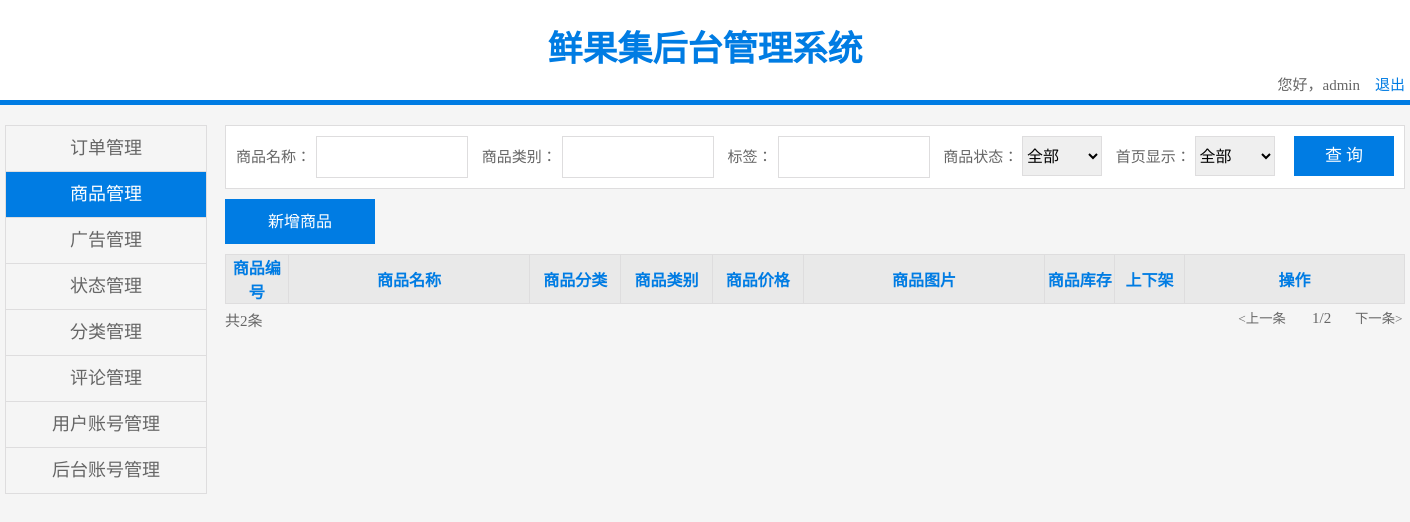
Before: /admin/product.php with the older database file.
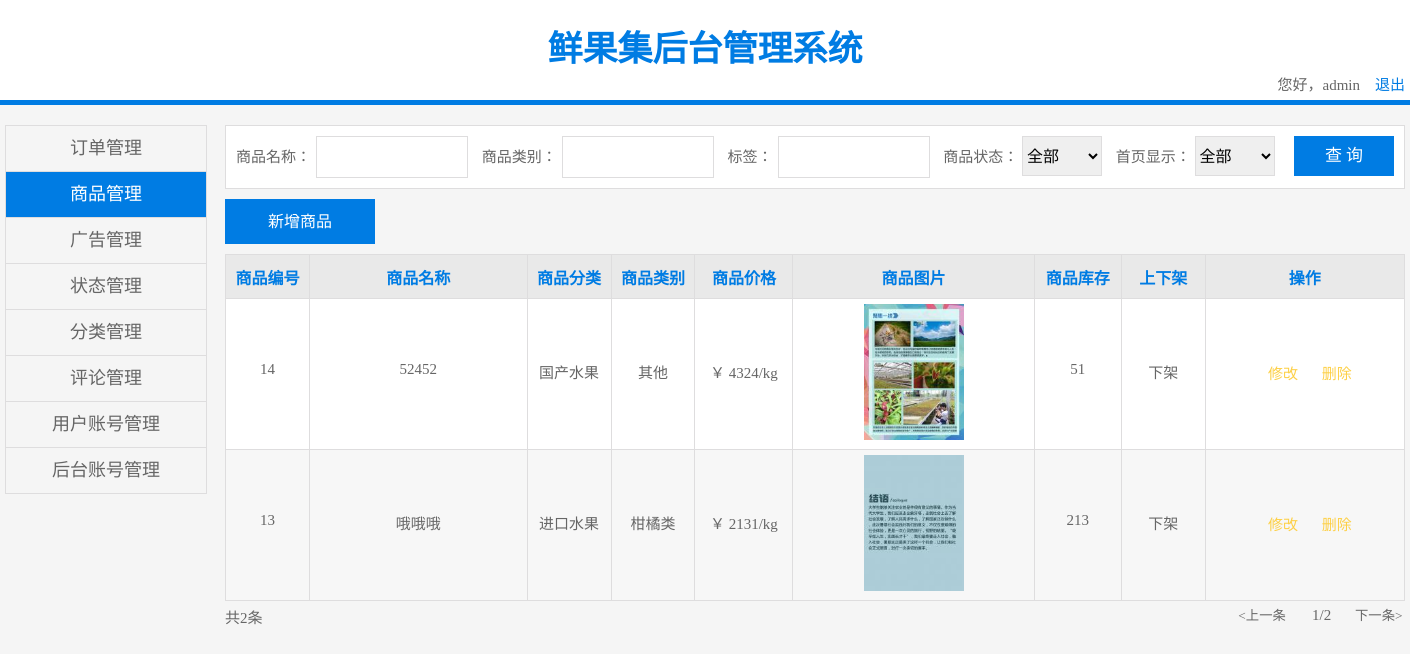
After: the same page with the newer database file.
### tables this page shows
CREATE TABLE `shop` (
  `id` int(10) unsigned NOT NULL AUTO_INCREMENT,
  `name` varchar(50) NOT NULL,
  `img` varchar(50) NOT NULL,
  `price` float NOT NULL,
  `stock` int(11) NOT NULL,
  `brand_id` int(11) NOT NULL,
  `shelf` tinyint(4) NOT NULL DEFAULT '1',
  PRIMARY KEY (`id`)
);

CREATE TABLE `class` (
  `id` int(10) unsigned NOT NULL AUTO_INCREMENT,
  `name` varchar(50) NOT NULL,
  PRIMARY KEY (`id`)
);

CREATE TABLE `brand` (
  `id` int(10) unsigned NOT NULL AUTO_INCREMENT,
  `name` varchar(50) NOT NULL,
  `class_id` int(11) NOT NULL,
  PRIMARY KEY (`id`)
);

### admin/product.php (the view, shortened to what this page needs)
<?php
    $sql = "select shop.*, brand.name bname, class.name cname from shop, brand, class where brand.class_id=class.id and shop.brand_id=brand.id";
    $rst = mysql_query($sql);
?>
<!DOCTYPE html>
<html lang="en">
<head>
    <link href="css/public.css" type="text/css" rel="stylesheet"/>
    <link href="css/product.css" type="text/css" rel="stylesheet"/>
</head>
<body>
    <div class="header">
        <div class="header_size">
            <p class="header_title">鲜果集后台管理系统 </p>
            <span class="header_exit">您好，admin&nbsp;&nbsp;&nbsp; <a href="#">退出</a></span>
        </div>
    </div>
    <div class="content">
        <div class="con_con">
            <ul class="nav">
            <li><a href="#">订单管理</a></li>
                <li><a href="product.php" class="active">商品管理</a></li>
                <li><a href="#">广告管理</a></li>
                <li><a href="status.php">状态管理</a></li>
                <li><a href="class.php">分类管理</a></li>
                <li><a href="comment.php">评论管理</a></li>
                <li><a href="business.php">用户账号管理</a></li>
                <li><a href="#">后台账号管理</a></li>
            </ul>
            <div class="right">
                <div class="query">
                    <span class="shop">商品名称：</span><input type="text">
                    <span>商品类别：</span><input type="text">
                    <span>标签：</span><input type="text">
                    <span>商品状态：</span>
                    <select>
                        <option>全部</option>
                    </select>
                    <span>首页显示：</span>
                    <select>
                        <option>全部</option>
                    </select>
                    <input type="text" value="查 询" class="submit" onfocus="this.blur()">
                </div>
                <p class="add"><input type="text" value="新增商品"  onfocus="this.blur()" class="add_newAdv"></p>
                <table class="details">
                    <tr>
                        <th class="label">商品编号</th>
                        <th class="iforma">商品名称</th>
                        <th class="dispaly">商品分类</th>
                        <th class="name">商品类别</th>
                        <th class="name">商品价格</th>
                        <th class="iforma">商品图片</th>
                        <th class="now">商品库存</th>
                        <th class="now">上下架</th>
                        <th class="opret">操作</th>
                    </tr>
                    <?php while($row=mysql_fetch_assoc($rst)){ ?>
                    <tr>
                        <td class="name"><span><?php echo $row['id']; ?></span></td>
                        <td class="iforma"><span><?php echo $row['name']; ?></span></td>
                        <td class="label"><span><?php echo $row['cname']; ?></span></td>
                        <td class="price"><span><?php echo $row['bname']; ?></span></td>
                        <td class="name"><span>￥ <?php echo $row['price']; ?>/kg</span></td>
                        <td class="now"><img src="../public/uploads/thumb_<?php echo $row['img']; ?>" style="width:100px;" /></td>
                        <td class="dispaly"><span><?php echo $row['stock']; ?></span></td>
                        <td class="dispaly">
                            <span>
                                <?php
                                    if($row['shelf']){
                                        echo '上架';
                                    }else{
                                        echo '下架';
                                    }
                                ?>
                            </span>
                        </td>
                        <td class="opret">
                            <a href="./page/shop/update.php?id=<?php echo $row['id']; ?>" class="ament">修改</a>
                            <a href="./page/shop/delete.php?id=<?php echo $row['id']; ?>&name=<?php echo $row['name']; ?>&classname=<?php echo $row['cname']; ?>&brandname=<?php echo $row['bname']; ?>&img=<?php echo $row['img']; ?>" class="Delete">删除</a>
                        </td>
                    </tr>
                    <?php } ?>
                </table>
                <div class="page">
                    <p class="left">共2条</p>
                    <p class="right">
                        <input type="text" value="<上一条" onfocus="this.blur()">
                        <span>1/2</span>
                        <input type="text" value="下一条>" onfocus="this.blur()">
                    </p>
                </div>
            </div>
        </div>
    </div>
</body>
</html>

### admin/css/public.css (style rules this page uses)
* { margin: 0; padding: 0; }
body, html { margin: 0; background-color: #f5f5f5; height: 100%; font-family: 微软雅黑; color: rgb(102, 102, 102); font-size: 15px; }
.header { width: 100%; height: 100px; line-height: 100px; background-color: #fff; margin: 0; color: #007ce3; border-bottom: 5px solid #007ce3; text-align: center; }
.header_size { width: 1400px; margin: 0 auto; display: inline-block; }
.header_size a { line-height: 10px; color: #007ce3; text-decoration: none; }
.header_exit { float: right; height: 20px; line-height: 20px; color: rgb(102, 102, 102); margin-top: -25px; }
.header .header_title { width: 688px; line-height: 100px; color: #007ce3; text-align: center; font-size: 35px; font-weight: bold; margin: 0 auto; }
.content { width: 100%; margin: 0 auto; display: inline-block; text-align: center; margin-top: 20px; margin-bottom: 50px; }
.content .con_con { width: 1400px; height: 500px; margin: 0 auto; }
.content .con_con .nav { float: left; width: 200px; border: 1px solid #deddde; font-family: 微软雅黑; border-bottom: 0; }
.content .con_con .nav li { list-style: none; width: 100%; height: 45px; text-align: center; line-height: 45px; border-bottom: 1px solid #deddde; }
.content .con_con .nav li a { display: inline-block; width: 100%; height: 100%; color: rgb(102, 102, 102); text-decoration: none; font-size: 18px; }
.content .con_con .nav li .active { color: #fff; background-color: #007ce3; }
.content .con_con .right { width: 1180px; float: right; height: 500px; margin-bottom: 50px; }
.content .con_con .right .query { padding: 10px; border: 1px solid #deddde; background-color: #fff; text-align: left; }
.content .con_con .right .query input { height: 40px; width: 200px; border: 1px solid #deddde; margin-left: 5px; }
.content .con_con .right .query select { height: 40px; font-size: 16px; border: 1px solid #deddde; width: 120px; font-family: 微软雅黑; }
.content .con_con .right .query select option { height: 30px; font-family: 微软雅黑; }
.content .con_con .right .query .submit { float: right; height: 40px; width: 100px; background-color: #007ce3; color: #fff; text-align: center; line-height: 40px; cursor: pointer; border: 0; font-size: 17px; font-family: 微软雅黑; }
.content .con_con .right .details { border-collapse: collapse; border: 1px solid #deddde; margin-top: 20px; background-color: #fff; width: 100%; }
.content .con_con .right .add { text-align: left; margin-top: 10px; }
.content .con_con .right .add input { width: 150px; height: 45px; line-height: 45px; color: #fff; background-color: #007ce3; border: 0; text-align: center; font-size: 16px; cursor: pointer; }
.content .con_con .right .details { border-collapse: collapse; border: 1px solid #deddde; margin-top: 10px; font-family: 微软雅黑; }
.content .con_con .right .details img { margin: 0 auto; margin: 5px; }
.content .con_con .right .details th { color: #007ce3; background-color: rgb(233, 233, 233); font-size: 16px; font-family: 微软雅黑; }
.content .con_con .right .details td, th { border: 1px solid #deddde; height: 43px; overflow: hidden; text-align: center; font-family: 微软雅黑; }
.content .con_con .right .details td span { min-height: 23px; max-height: 43px; overflow: hidden; padding: 0 7px; display: inline-block; }
.content .con_con .right .details a { color: rgb(254, 159, 33); text-decoration: none; font-size: 15px; width: 40px; margin-left: 10px; font-family: 微软雅黑; }
.content .con_con .right .page { display: inline-block; width: 100%; margin-top: 5px; }
.content .con_con .right .page .left { float: left; font-family: 微软雅黑; }
.content .con_con .right .page .right { float: right; width: 400px; height: 30px; text-align: right; }
.content .con_con .right .page .right span { margin: 0 20px; }
.content .con_con .right .page .right input { color: rgb(102, 102, 102); text-decoration: none; width: 50px; cursor: pointer; background-color: #f5f5f5; border: 0; font-family: 微软雅黑; }

Changed rows visible on the page:
added shop: id "14", name "52452", class.name "国产水果", brand.name "其他", price "4324", img (picture), stock "51", shelf "下架"
added shop: id "13", name "哦哦哦", class.name "进口水果", brand.name "柑橘类", price "2131", img (picture), stock "213", shelf "下架"
